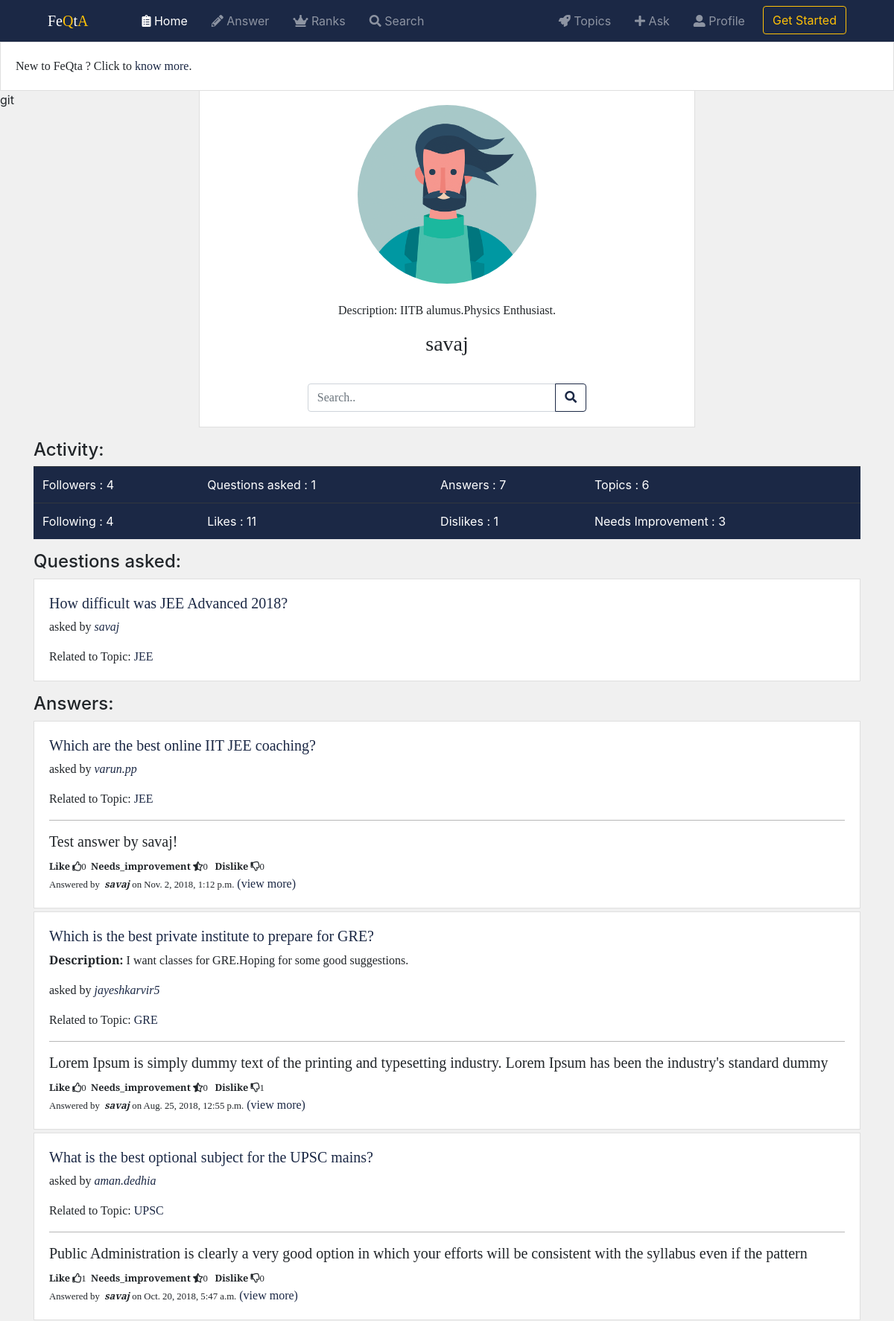
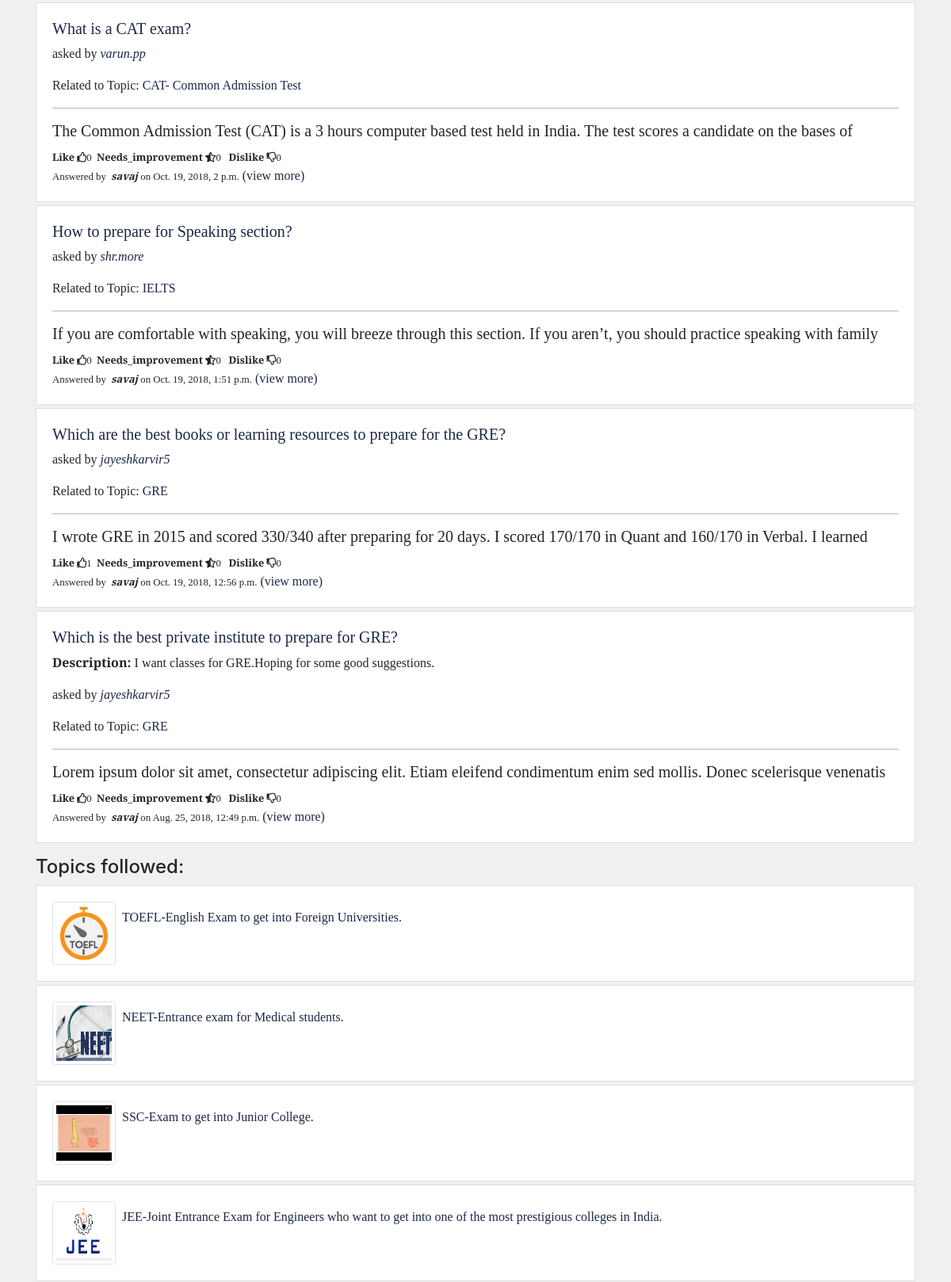
Screenshot of /FeQta/profile/savaj/ (upper part) with the database file from the repository (2 pictures, top to bottom).
### FeQta/models.py (models this page shows, shortened)
class Profile(models.Model):
    user = models.OneToOneField(User, on_delete=models.CASCADE)  # user.profile
    followers = models.ManyToManyField(User, related_name='is_following', blank=True)
    timestamp = models.DateTimeField(auto_now_add=True)
    updated = models.DateTimeField(auto_now=True)
    desc = models.TextField(max_length=200, blank=True, null=True)
    pic = models.FileField(null=True, blank=True)
    score = models.IntegerField(default=0,blank=True, null=True)
    objects = ProfileManager()
    class Meta:
        ordering = ['-score']
    def get_absolute_url(self):
        return reverse('FeQta:profile_detail', kwargs={'username': self.user.username})

class Question(models.Model):
    owner = models.ForeignKey(User, on_delete=models.CASCADE)
    topic = models.ForeignKey(Topic, on_delete=models.CASCADE)
    question = models.TextField()
    desc = models.TextField(null=True, blank=True)
    slug = models.SlugField(null=True, blank=True)
    followers = models.ManyToManyField(User, related_name='question_followed_by', blank=True)
    objects = QuestionManager()
    timestamp = models.DateTimeField(auto_now_add=True)
    updated = models.DateTimeField(auto_now=True)
    class Meta:
        ordering = ['-updated', '-timestamp']
    def get_absolute_url(self):
        return reverse('FeQta:question_detail', kwargs={'slug': self.slug})

class Topic(models.Model):
    name = models.CharField(max_length=100)
    desc = models.CharField(max_length=300, blank=True)
    followers = models.ManyToManyField(User, related_name='topics_followed', blank=True)
    topic_logo = models.FileField()
    slug = models.SlugField(null=True, blank=True)
    objects = TopicManager()
    def __str__(self):
        return self.name + '-' + self.desc
    def get_absolute_url(self):
        return reverse('FeQta:topic_detail', kwargs={'slug': self.slug})

class Answer(models.Model):
    owner = models.ForeignKey(User, on_delete=models.CASCADE)
    question = models.ForeignKey(Question, on_delete=models.CASCADE)
    answer = models.TextField(max_length=20000)
    likes = models.ManyToManyField(User, related_name='answers_liked', blank=True)
    needs_improvement = models.ManyToManyField(User, related_name='answers_needimp', blank=True)
    dislikes = models.ManyToManyField(User, related_name='answers_disliked', blank=True)
    timestamp = models.DateTimeField(auto_now_add=True)
    updated = models.DateTimeField(auto_now=True)
    slug = models.SlugField(null=True, blank=True)
    objects = AnswerManager()
    class Meta:
        ordering = ['-updated', '-timestamp']
    def get_absolute_url(self):
        return reverse('FeQta:answer_detail', kwargs={'slug': self.slug})

### FeQta/views.py (the view)
# urls.py: path('profile/<username>/', views.ProfileDetailView.as_view(), name="profile_detail"),
class ProfileDetailView(DetailView):
    template_name = 'FeQta/profile_detail.html'
    def get_object(self):
        username = self.kwargs.get('username')
        if username is None:
            raise 404
        return get_object_or_404(Profile, user__username__iexact=username)
    def get_context_data(self, *args, **kwargs):
        context = super(ProfileDetailView, self).get_context_data(*args, **kwargs)
        user = self.object.user
        print(user)
        print(self.request.user)
        if self.request.user.is_authenticated:
            if user.is_authenticated:
                is_following = False
            if user.profile in self.request.user.is_following.all():
                is_following = True
            context['is_following'] = is_following
        query = self.request.GET.get('q')
        qs = Question.objects.filter(owner=user)  # user.question_set.all().count()
        qs2 = Answer.objects.filter(owner=user)  # user.answer_set.all().count()
        qs3 = user.topics_followed.all()  # Topic.objects.filter(followers=user)
        context['count'] = user.profile.followers.all().count()
        context['count0'] = user.is_following.all().count()
        context['count1'] = qs.count()
        context['count2'] = qs2.count()
        context['count3'] = qs3.count()
        context['count4'] = user.answers_liked.all().count()
        context['count5'] = user.answers_needimp.all().count()
        context['count6'] = user.answers_disliked.all().count()
        if query:
            qs = qs.search(query)  # only owner=user questions
            qs3 = qs3.search(query)
            qs2 = qs2.search(query)
        if qs:
            context['questions'] = qs
        if qs2:
            context['answers'] = qs2
        if qs3:
            context['topics'] = qs3
        return context

### FeQta/models.py (called while the page is built)
    def get_queryset(self):
        return TopicQuerySet(self.model, using=self._db)

    def get_queryset(self):
        return QuestionQuerySet(self.model, using=self._db)

    def get_queryset(self):
        return AnswerQuerySet(self.model, using=self._db)

### FeQta/templates/FeQta/profile_detail.html (shortened to what this page needs)
{% extends "base.html" %}
{% block body %}
    <div class="card text-center " style="width: 60%;margin-left:20%; ">
        <div class="card-body">
            <span class="parent">
            {% if profile.pic %}
            <img class="card-img-top img-fluid" src="{{ profile.pic.url }}"
                   /><br/><br/>
            {%else%}
            <img class="card-img-top img-fluid" src="/media/default_img.png"
                   /><br/><br/>
            {% endif %}
            </span>
            {% if profile.desc %}
            <p class="card-text">Description: {{ profile.desc }}</p>
            {% else %}
            <p>Description: -</p>
            {% endif %}
            <h3 class="card-title">{{profile.user.username }}</h3><br/>
            <form class="form" method="get" action=".">
                <div class="input-group" style="width: 60%;margin-left:20%">
                 <input type="search" class="form-control" placeholder="Search.."
                   aria-label="search" aria-describedby="button"  name="q">
                <div class="input-group-append">
                    <button type="submit" class="btn btn-outline-secondary follow-btn" id="button" value="request.GET.q"><i class="fas fa-search"></i></button>
                </div>
                </div>
            </form>
        </div>
    </div>
    <div class="mt-3">
        <h4>Activity:</h4>
                <table class="table  table-dark mb-1">
                    <tr>
                        <td scope="row">Followers : {{ count }}</td>
                        <td >Questions asked : {{ count1 }}</td>
                        <td >Answers : {{ count2 }}</td>
                        <td >Topics : {{ count3 }}</td>
                     </tr>
                    <tr>
                        <td scope="row">Following : {{ count0 }}</td>
                        <td >Likes : {{ count4 }}</td>
                        <td >Dislikes : {{ count6 }}</td>
                        <td >Needs Improvement : {{ count5 }}</td>
                     </tr>
                </table>
    </div>
    <div class="mt-3">
        <h4>Questions asked:</h4>
        {% if questions %}
            {% for ques in questions %}
                {% include 'FeQta/snippets/question_card.html'%}
            {% endfor %}
        {% else %}
            <p class='lead'>No Questions Found</p>
        {% endif %}
    </div>
    <div class="mt-3">
        <h4>Answers:</h4>
        {% if answers %}
        {% for ans in answers %}
            <div class="card mb-1">
                    <div class="card-body">
                        <h5><a href="{{ans.question.get_absolute_url}}">{{ ans.question.question }}</a></h5>
                        {% if ans.question.desc %}
                            <p class="card-text"><b>Description: </b>{{ ans.question.desc }}</p>
                        {% endif %}
                        <p class="card-text">asked by <i><a href="{{ans.question.owner.profile.get_absolute_url}}">
                            {{ ans.question.owner.username }}</a></i></p>
                        <p class="card-text">Related to Topic: <a href="{{ans.question.topic.get_absolute_url}}">
                            {{ans.question.topic.name}}</a> </p>
                        <hr style="background-color: #ccc">
                        {% include 'FeQta/snippets/answer_card.html'%}
                    </div>
            </div>
        {% endfor %}
        {% else %}
            <p class='lead'>No Answers Found</p>
        {% endif %}
    </div>
    <div class="mt-3">
        <h4>Topics followed:</h4>
        {% if topics %}
            {% for topic in topics %}
                {% include 'FeQta/snippets/topic_card.html'%}
            {% endfor %}
        {% else %}
            <p class='lead'>No Topics Found</p>
        {% endif %}
    </div>
{% endblock %}

### FeQta/templates/FeQta/snippets/question_card.html (shortened to what this page needs)
<div class="card mb-1">
    <div class="card-body">
        <h5><a href="{{ques.get_absolute_url}}">{{ ques.question }}</a></h5>
        <p class="card-text">asked by <i><a href="{{ques.owner.profile.get_absolute_url}}">{{ ques.owner.username }}
            </a></i></p>
        <p class="card-text">Related to Topic: <a href="{{ques.topic.get_absolute_url}}">{{ques.topic.name}}</a> </p>
    </div>
</div>

### FeQta/templates/FeQta/snippets/answer_card.html
<h5 class="card-text" style="height:25px;overflow: hidden">{{ ans.answer }}</h5>
<small><b>Like</b>&nbsp;<i class="far fa-thumbs-up"></i>{{ ans.likes.count }}&nbsp;&nbsp;<b>Needs_improvement</b>&nbsp;<i class="fas fa-star-half-alt"></i>{{ans.needs_improvement.count}}&nbsp;&nbsp;
    <b>Dislike</b>&nbsp;<i class="far fa-thumbs-down"></i>{{ans.dislikes.count}}</small><br/>
<small>Answered by &nbsp;<i><b>{{ans.owner}}</b></i>&nbsp;on
{{ans.timestamp}}</small>
<a href="{{ans.get_absolute_url}}">(view more)</a>

### FeQta/templates/FeQta/snippets/topic_card.html
<div class="card mb-1">
    <div class="card-body">
        <p class="card-title"><img src="{{ topic.topic_logo.url }}"
              class="rounded float-left mr-2 img-thumbnail img-fluid" style="width:5em;height:5em">
            <a class="nav-link" style="color:#1b2845;"
              href="{{ topic.get_absolute_url }}">{{ topic }}</a></p>
    </div>
</div>

### templates/snippets/css.html (style rules this page uses)
body { background: #f0f0f0; }
a { color: #1b2845; }
.card { border-radius: 0; font-family: 'Merriweather', serif; }
.follow-btn { color: #1b2845; border-color: #1b2845; }

### FeQta/templates/FeQta/profile_detail.html (style rules this page uses)
.table-dark { background-color: #1b2845; }
.img-fluid { max-width:15em; max-height: 15em; height: auto; border-radius: 100%; transition: .5s ease; backface-visibility: hidden; }

### rows the page displays
Profile: pic (picture), desc "IITB alumus.Physics Enthusiast.", user.username "savaj"
Question: question "How difficult was JEE Advanced 2018?", owner.username "savaj", topic.name "JEE"
Answer: question.question "Which are the best online IIT JEE coaching?", question.owner.username "varun.pp", question.topic.name "JEE", answer "Test answer by savaj!", likes.count "0", needs_improvement.count "0", dislikes.count "0", owner "savaj", timestamp "Nov. 2, 2018, 1:12 p.m."
Answer: question.question "Which is the best private institute to prepare for GRE?", question.desc "I want classes for GRE.Hoping for some good suggestions.", question.owner.username "jayeshkarvir5", question.topic.name "GRE", answer "Lorem Ipsum is simply dummy text of the printing and typesetting industry. Lorem Ipsum has been the industry's standard dummy…", likes.count "0", needs_improvement.count "0", dislikes.count "1", owner "savaj", timestamp "Aug. 25, 2018, 12:55 p.m."
Answer: question.question "What is the best optional subject for the UPSC mains?", question.owner.username "aman.dedhia", question.topic.name "UPSC", answer "Public Administration is clearly a very good option in which your efforts will be consistent with the syllabus even if the pattern…", likes.count "1", needs_improvement.count "0", dislikes.count "0", owner "savaj", timestamp "Oct. 20, 2018, 5:47 a.m."
Answer: question.question "What is a CAT exam?", question.owner.username "varun.pp", question.topic.name "CAT- Common Admission Test", answer "The Common Admission Test (CAT) is a 3 hours computer based test held in India. The test scores a candidate on the bases of…", likes.count "0", needs_improvement.count "0", dislikes.count "0", owner "savaj", timestamp "Oct. 19, 2018, 2 p.m."
Answer: question.question "How to prepare for Speaking section?", question.owner.username "shr.more", question.topic.name "IELTS", answer "If you are comfortable with speaking, you will breeze through this section. If you aren’t, you should practice speaking with family…", likes.count "0", needs_improvement.count "0", dislikes.count "0", owner "savaj", timestamp "Oct. 19, 2018, 1:51 p.m."
Answer: question.question "Which are the best books or learning resources to prepare for the GRE?", question.owner.username "jayeshkarvir5", question.topic.name "GRE", answer "I wrote GRE in 2015 and scored 330/340 after preparing for 20 days. I scored 170/170 in Quant and 160/170 in Verbal. I learned…", likes.count "1", needs_improvement.count "0", dislikes.count "0", owner "savaj", timestamp "Oct. 19, 2018, 12:56 p.m."
Answer: question.question "Which is the best private institute to prepare for GRE?", question.desc "I want classes for GRE.Hoping for some good suggestions.", question.owner.username "jayeshkarvir5", question.topic.name "GRE", answer "Lorem ipsum dolor sit amet, consectetur adipiscing elit. Etiam eleifend condimentum enim sed mollis. Donec scelerisque venenatis…", likes.count "0", needs_improvement.count "0", dislikes.count "0", owner "savaj", timestamp "Aug. 25, 2018, 12:49 p.m."
Topic: topic_logo (picture), name+desc "TOEFL-English Exam to get into Foreign Universities."
Topic: topic_logo (picture), name+desc "NEET-Entrance exam for Medical students."
Topic: topic_logo (picture), name+desc "SSC-Exam to get into Junior College."
Topic: topic_logo (picture), name+desc "JEE-Joint Entrance Exam for Engineers who want to get into one of the most prestigious colleges in India."

### other values shown
{{ count }} "4"
{{ count1 }} "1"
{{ count2 }} "7"
{{ count3 }} "6"
{{ count0 }} "4"
{{ count4 }} "11"
{{ count6 }} "1"
{{ count5 }} "3"
